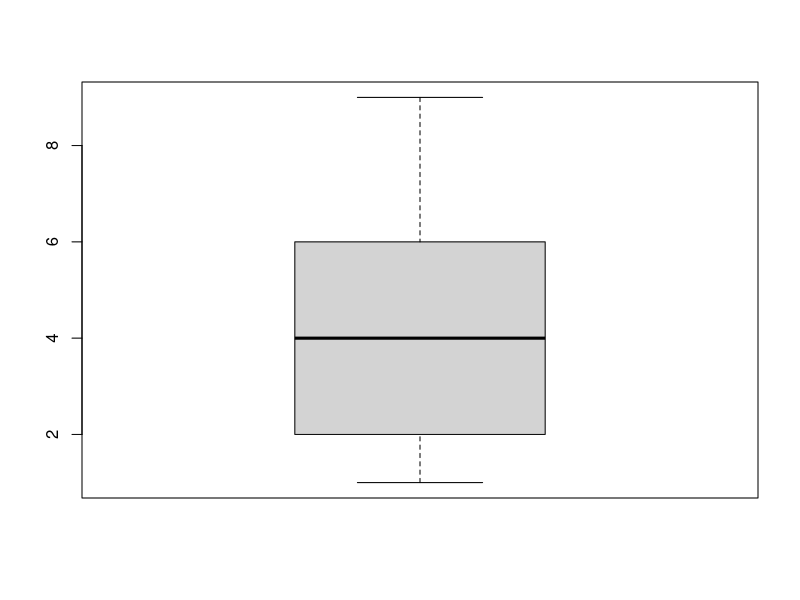

Source code (R):
## ---- chunk 1
c(1,2,3,4,5,6)
## ---- chunk 2
x <- c(1,4,6,3,7,9,4,2,1,4)
boxplot(x)
